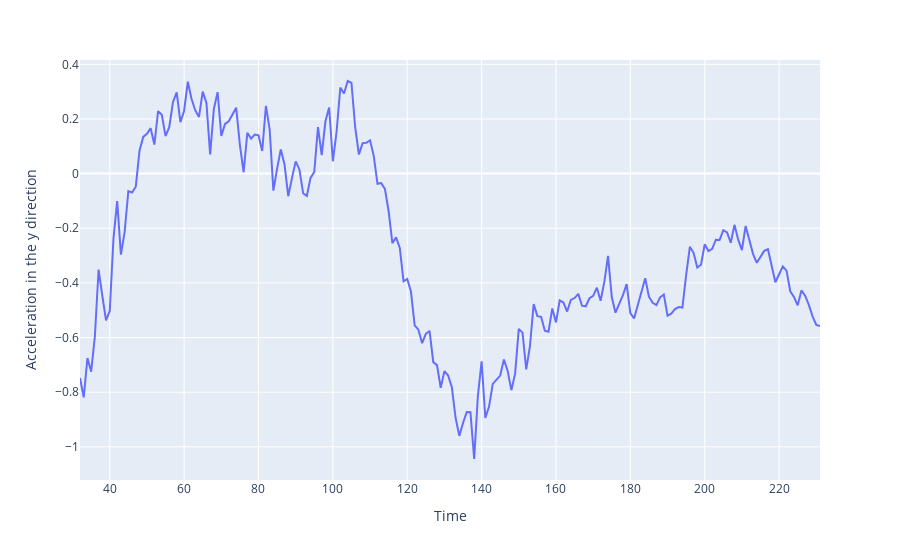

Notebook cell for this chart:
### Code cell
yAccel = px.line(x=xAxis, y=yAccelerationData, labels={'x':'Time', 'y':'Acceleration in the y direction'})
yAccel.show()

### Figure 1 — Plotly figure (JSON) as saved in the notebook; plotly's stock layout.template omitted (floating-point values rounded to 4 significant figures; data arrays with more than 128 entries replaced by an {"elided": "..."} marker saying what was removed)
{"data": [{"hovertemplate": "Time=%{x}<br>Acceleration in the y direction=%{y}<extra></extra>", "legendgroup": "", "line": {"color": "#636efa", "dash": "solid"}, "mode": "lines", "name": "", "orientation": "v", "showlegend": false, "type": "scatter", "x": {"elided": "200 int values"}, "xaxis": "x", "y": {"elided": "200 float values"}, "yaxis": "y"}], "layout": {"legend": {"tracegroupgap": 0}, "margin": {"t": 60}, "xaxis": {"anchor": "y", "domain": [0, 1], "title": {"text": "Time"}}, "yaxis": {"anchor": "x", "domain": [0, 1], "title": {"text": "Acceleration in the y direction"}}}}
